Frame 1 (no input): blank canvas, image omitted
Frame 60 (the mouse pressed at the canvas centre just before this capture): blank canvas, image omitted
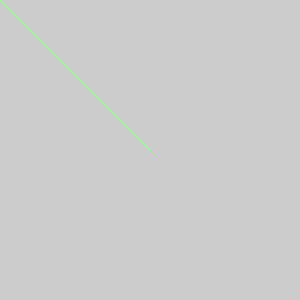
Frame 120 (the mouse held since frame 60 and released just before this capture)

The Processing sketch whose frames 1 and 60 were blank and that drew this single picture after the mouse press (run headless with seeded random() and noise(); from frame 60 on, the mouse is pressed at the canvas centre):

// Processing sketch: processing_182785
// ── processing_182785.pde

void setup() {
size(300,300);
}
 
void draw() {
stroke(mouseX, 250, mouseY);
line(0, 0, mouseX, mouseY);
}
